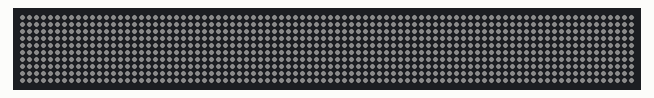
Simulated run of this program. Board: ESP32-S3. On the bench: 88×10 RGB LED matrix (first LED top left, wired row by row). Dim RGB values are drawn brighter than linear; random numbers use the default seed unless the program sets one; what the program prints to the serial monitor is not drawn.

Above: at 3.0 s.
At 9.2 s:
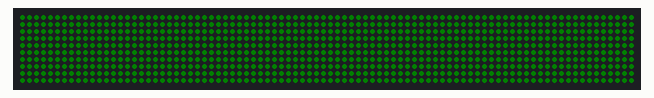
At 20.3 s:
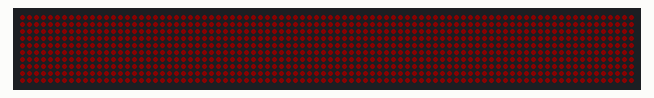
At 37.6 s:
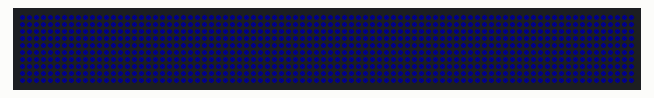

The program:

main.cpp
```cpp
#include <Arduino.h>
#include <FastLED.h>

// --- Configuration (Overridden by build flags) ---
#ifndef STRIP_A_PIN
#define STRIP_A_PIN 2
#endif
#ifndef STRIP_A_WIDTH
#define STRIP_A_WIDTH 88
#endif
#ifndef STRIP_A_HEIGHT
#define STRIP_A_HEIGHT 10
#endif

#ifdef DUAL_OUTPUT
#ifndef STRIP_B_PIN
#define STRIP_B_PIN 4
#endif
#ifndef STRIP_B_WIDTH
#define STRIP_B_WIDTH 88
#endif
#ifndef STRIP_B_HEIGHT
#define STRIP_B_HEIGHT 10
#endif
#endif

#ifndef ZIGZAG
#define ZIGZAG 0
#endif

#ifndef START_POS
#define START_POS 0 // 0:TL, 1:TR, 2:BL, 3:BR
#endif

#ifndef TEST_MODE
#define TEST_MODE 9
#endif

#ifndef LED_ORDER
#define LED_ORDER GRB
#endif

// --- Constants ---
#define NUM_LEDS_A (STRIP_A_WIDTH * STRIP_A_HEIGHT)
#ifdef DUAL_OUTPUT
#define NUM_LEDS_B (STRIP_B_WIDTH * STRIP_B_HEIGHT)
#else
#define NUM_LEDS_B 0
#endif

CRGB ledsA[NUM_LEDS_A];
#ifdef DUAL_OUTPUT
CRGB ledsB[NUM_LEDS_B];
#endif

// Coordinate transformation based on START_POS
void getCoords(uint16_t x, uint16_t y, uint16_t w, uint16_t h, uint16_t &tx, uint16_t &ty) {
    switch (START_POS) {
        case 1: tx = w - 1 - x; ty = y; break;         // TR
        case 2: tx = x; ty = h - 1 - y; break;         // BL
        case 3: tx = w - 1 - x; ty = h - 1 - y; break; // BR
        default: tx = x; ty = y; break;                // TL
    }
}

// Mapping function for Zigzag + Start Position
uint16_t getIndex(uint16_t x, uint16_t y, uint16_t w, uint16_t h) {
    uint16_t tx, ty;
    getCoords(x, y, w, h, tx, ty);

    // Zigzag assumes alternating physical data lines
    if (ZIGZAG && (ty % 2 != 0)) {
        tx = w - 1 - tx;
    }
    return (ty * w) + tx;
}

void setup() {
    Serial.begin(115200);
    delay(1000);

    Serial.println("\n--- ESP32 Hardware Tester (Enhanced) ---");
    Serial.printf("Strip A: Pin %d, %dx%d\n", STRIP_A_PIN, STRIP_A_WIDTH, STRIP_A_HEIGHT);
#ifdef DUAL_OUTPUT
    Serial.printf("Strip B: Pin %d, %dx%d\n", STRIP_B_PIN, STRIP_B_WIDTH, STRIP_B_HEIGHT);
#endif
    Serial.printf("Start Pos: %d, Test Mode: %d\n", START_POS, TEST_MODE);

    FastLED.addLeds<WS2812B, STRIP_A_PIN, LED_ORDER>(ledsA, NUM_LEDS_A);
#ifdef DUAL_OUTPUT
    FastLED.addLeds<WS2812B, STRIP_B_PIN, LED_ORDER>(ledsB, NUM_LEDS_B);
#endif

    FastLED.setBrightness(10); // User requested 10/255

    // --- Startup Boot Sequence (Applies to all modes on Reset/Power On) ---
    // 1. All Blue - Blink 3 times (Indicates physical reboot)
    for (int i = 0; i < 3; i++) {
        fill_solid(ledsA, NUM_LEDS_A, CRGB::Blue);
#ifdef DUAL_OUTPUT
        fill_solid(ledsB, NUM_LEDS_B, CRGB::Blue);
#endif
        FastLED.show();
        delay(300);
        FastLED.clear();
        FastLED.show();
        delay(300);
    }
}

void loop() {
    static uint8_t hue = 0;
    static uint32_t last_sparkle = 0;

    // State machine variables
    static unsigned long stateStartTime = millis();
    static int currentState = 0;
    // State definitions:
    // 0: White (2s), 1: Red (2s), 2: Blue (2s), 3: Green (2s)
    // 4: Off (1s)
    // 5: Test Mode Animation (5s)
    // 6: Off (1s)

    // Override entirely for Test Mode 0 (Steady Blue)
    if (TEST_MODE == 0) {
        fill_solid(ledsA, NUM_LEDS_A, CRGB::Blue);
#ifdef DUAL_OUTPUT
        fill_solid(ledsB, NUM_LEDS_B, CRGB::Blue);
#endif
        FastLED.show();
        delay(20);
        return;
    }

    // Determine current state duration
    unsigned long currentDuration = 2000; // default 2s for colors
    if (currentState == 4 || currentState == 6) currentDuration = 1000;
    if (currentState == 5) currentDuration = 5000;

    // Advance state if duration exceeded
    if (millis() - stateStartTime >= currentDuration) {
        currentState++;
        if (currentState > 6) currentState = 0;
        stateStartTime = millis();
        // Reset FastLED canvas on state change
        FastLED.clear();
    }

    // Render logic based on current state
    if (currentState >= 0 && currentState <= 3) {
        CRGB sequenceColors[] = {CRGB::White, CRGB::Red, CRGB::Blue, CRGB::Green};
        fill_solid(ledsA, NUM_LEDS_A, sequenceColors[currentState]);
#ifdef DUAL_OUTPUT
        fill_solid(ledsB, NUM_LEDS_B, sequenceColors[currentState]);
#endif
    }
    else if (currentState == 4 || currentState == 6) {
        FastLED.clear();
    }
    else if (currentState == 5) {
        // Execute the chosen Test Mode animation
        CRGB color = CRGB::Black;
        bool sparkle = false;
        FastLED.clear();

        switch (TEST_MODE) {
            case 1: color = CRGB::White; break;
            case 2: color = CRGB::Blue; break;
            case 3: color = CRGB::Green; break;
            case 4: color = CRGB::Red; break;
            case 5: color = CRGB::White; sparkle = true; break;
            case 6: color = CRGB::Blue; sparkle = true; break;
            case 7: color = CRGB::Green; sparkle = true; break;
            case 8: color = CRGB::Red; sparkle = true; break;
            case 9:
            default:
                // Rainbow from center
                float cx = (STRIP_A_WIDTH - 1) / 2.0;
                float cy = (STRIP_A_HEIGHT - 1) / 2.0;
                for(uint16_t y=0; y < STRIP_A_HEIGHT; y++) {
                    for(uint16_t x=0; x < STRIP_A_WIDTH; x++) {
                        float dist = sqrt(pow(x-cx, 2) + pow(y-cy, 2));
                        ledsA[getIndex(x,y, STRIP_A_WIDTH, STRIP_A_HEIGHT)] = CHSV(hue + (long)(dist * 20), 255, 255);
                    }
                }
                break;
        }

        if (TEST_MODE >= 1 && TEST_MODE <= 8) {
            fill_solid(ledsA, NUM_LEDS_A, color);
            if (sparkle) {
                if (millis() - last_sparkle > 50) {
                    for(int i=0; i<NUM_LEDS_A/10; i++) {
                        ledsA[random16(NUM_LEDS_A)] = CRGB::Black;
                    }
                    last_sparkle = millis();
                }
            }
        }

#ifdef DUAL_OUTPUT
        // Mirror Channel A to Channel B for all animations
        uint16_t max_copy = (NUM_LEDS_A < NUM_LEDS_B) ? NUM_LEDS_A : NUM_LEDS_B;
        for (uint16_t i = 0; i < max_copy; i++) {
            ledsB[i] = ledsA[i];
        }
#endif
        hue++; // progress animations
    }

    FastLED.show();
    delay(20);
}
```

Measured:
- what the display in image 0 shows lasts 2.0 s, from 3.0 s to 5.0 s
